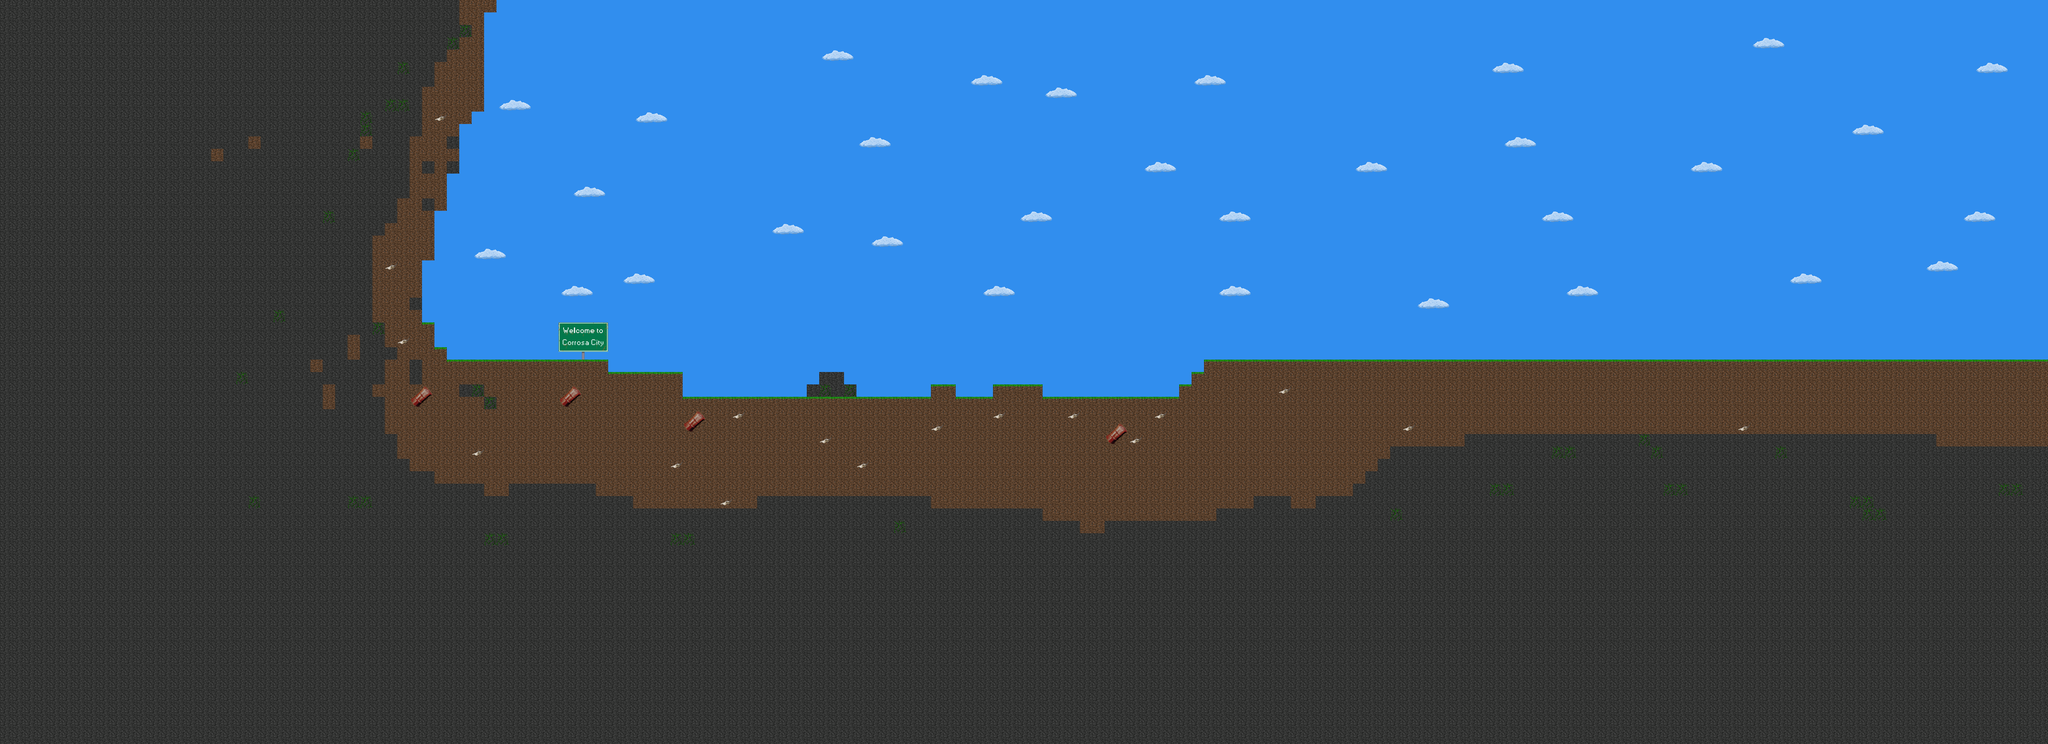

This is a level from a 2D game, rendered from its Tiled map with the project's own tilesets. A one-line summary and the map file follow, with tile-layer data summarised:
An orthogonal 165x60 tile map with 32x32 px tiles, 4 tile layers (sky, skyClouds, foreground, ground), 5 tilesets and 28 objects.

<map version="1.0" orientation="orthogonal" renderorder="right-down" width="165" height="60" tilewidth="32" tileheight="32" nextobjectid="39">
 <tileset firstgid="1" name="tilemap" tilewidth="32" tileheight="32">
  <image source="tilemap.png" width="96" height="96" />
 </tileset>
 <tileset firstgid="10" name="shaitpizza" tilewidth="36" tileheight="18">
  <image source="../shaitpizza.png" width="36" height="18" />
 </tileset>
 <tileset firstgid="11" name="sky" tilewidth="32" tileheight="32">
  <image source="sky.png" width="32" height="32" />
 </tileset>
 <tileset firstgid="12" name="cloud" tilewidth="32" tileheight="32">
  <image source="cloud.png" width="96" height="32" />
 </tileset>
 <tileset firstgid="15" name="sign" tilewidth="32" tileheight="32">
  <image source="sign.png" width="128" height="96" />
 </tileset>
 <layer name="sky" width="165" height="60">
  <data>[9900 cells, 9900 non-empty, 1 distinct tile ids]</data>
 </layer>
 <layer name="skyClouds" width="165" height="60">
  <data>[9900 cells, 108 non-empty, 3 distinct tile ids]</data>
 </layer>
 <layer name="foreground" width="165" height="60">
  <data>[9900 cells, 5701 non-empty, 16 distinct tile ids]</data>
 </layer>
 <layer name="ground" width="165" height="60">
  <data>[9900 cells, 655 non-empty, 9 distinct tile ids]</data>
 </layer>
 <objectgroup name="food">
  <object id="1" x="1633.33" y="901.333" width="34" height="28">
   <ellipse />
  </object>
  <object id="2" x="1823.33" y="840" width="35.3333" height="25.3333">
   <ellipse />
  </object>
  <object id="3" x="1856.67" y="970.667" width="34.6667" height="23.3333">
   <ellipse />
  </object>
  <object id="4" x="1982" y="970" width="38" height="24">
   <ellipse />
  </object>
  <object id="5" x="2142" y="874" width="39.3333" height="21.3333">
   <ellipse />
  </object>
  <object id="6" x="2272" y="972" width="34.6667" height="21.3333">
   <ellipse />
  </object>
  <object id="7" x="2336.67" y="969.333" width="34.6667" height="24">
   <ellipse />
  </object>
  <object id="8" x="2592.67" y="940.667" width="34.6667" height="19.3333">
   <ellipse />
  </object>
  <object id="9" x="2753.33" y="971.333" width="33.3333" height="20.6667">
   <ellipse />
  </object>
  <object id="10" x="2848" y="972.667" width="34.6667" height="20.6667">
   <ellipse />
  </object>
 </objectgroup>
 <objectgroup name="characters">
  <object id="15" x="2652" y="953" width="33" height="30">
   <properties>
    <property name="Name" value="doctor" />
   </properties>
  </object>
  <object id="16" x="3110" y="896" width="27" height="27">
   <properties>
    <property name="Name" value="noEyes" />
   </properties>
  </object>
 </objectgroup>
 <objectgroup color="#00aaff" name="jumpPoints">
  <object id="22" x="2068.99" y="1017.01">
   <properties>
    <property name="direction" value="right" />
   </properties>
  </object>
  <object id="23" x="2102" y="984">
   <properties>
    <property name="direction" value="right" />
   </properties>
  </object>
  <object id="24" x="1787" y="1016" />
  <object id="25" x="1589" y="943" />
  <object id="26" x="2185" y="985" />
  <object id="27" x="2216" y="1017" />
  <object id="28" x="2390" y="1017" />
  <object id="29" x="2473" y="1017" />
  <object id="30" x="2550" y="1019" />
  <object id="31" x="2695" y="1019" />
  <object id="32" x="3031" y="1017" />
  <object id="33" x="3062" y="985" />
  <object id="34" x="3095" y="953" />
 </objectgroup>
 <objectgroup name="finish">
  <object id="36" x="3854" y="826" width="95" height="95" />
 </objectgroup>
 <objectgroup name="enemy">
  <object id="37" x="2931" y="979" width="44" height="37">
   <properties>
    <property name="Name" value="zombie" />
   </properties>
  </object>
  <object id="38" x="2301.47" y="927.485" width="38.8356" height="31.0965" rotation="1.35456">
   <properties>
    <property name="Name" value="bigZombie" />
   </properties>
  </object>
 </objectgroup>
</map>
